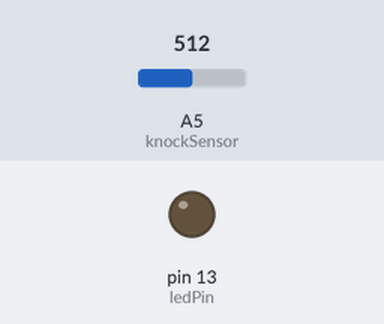
Recording of a sketch running on a simulated Arduino Uno, built with avr-gcc and run on an emulated ATmega328P. Parts: output pins drawn as LEDs (lit = HIGH). Dashed ring = blinking. Inputs (shaded band) come from the test bench; at power-on: A5 (knockSensor) = 512. What the sketch prints to the serial monitor is not drawn.

Above: at 1.2 s.
1.3 s: A5 (knockSensor) set to 547
At 1.55 s:
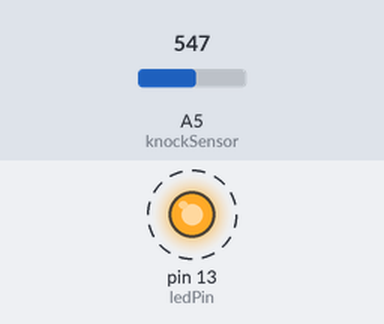
4.3 s: A5 (knockSensor) set to 21
7.3 s: A5 (knockSensor) set to 17
At 7.3 s:
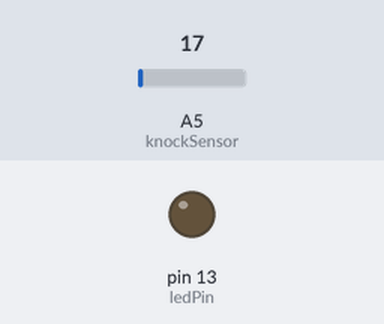
8.8 s: A5 (knockSensor) set to 122
At 9.06 s:
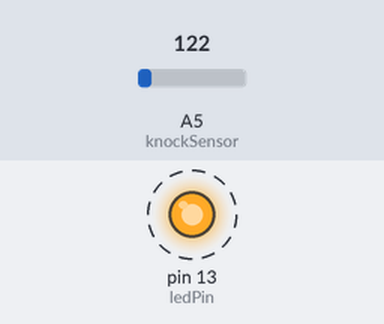
11.8 s: A5 (knockSensor) set to 10
Timing chart, 0 to 14.3 s (numbered marks = the images above; inputs shaded):
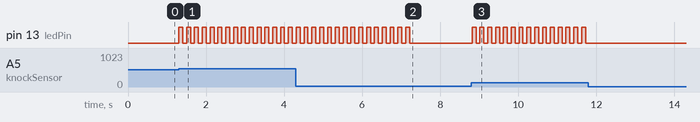

Measured:
- the behaviour switches between 531 and 532 on A5 (knockSensor) (found by bisection; images 0 and 1)
- the behaviour switches between 20 and 19 on A5 (knockSensor) (found by bisection; images 1 and 2)
- after the input at 1.3 s, pin 13 (ledPin): alternates HIGH for 0.10 s and LOW for 0.10 s, starting at once
- after the input at 7.3 s, pin 13 (ledPin): stops changing and stays LOW
- after the input at 8.8 s, pin 13 (ledPin): alternates HIGH for 0.10 s and LOW for 0.10 s, starting at once
- after the input at 11.8 s, pin 13 (ledPin): stops changing and stays LOW

The sketch:

KnockSensor.ino
```cpp
/* Knock Sensor
 * ----------------
 *
 * Program using a Piezo element as if it was a knock sensor.
 *
 * We have to basically listen to an analog pin and detect
 * if the signal goes over a certain threshold. It writes
 * "knock" to the serial port if the Threshold is crossed,
 * and toggles the LED on pin 13.
 *
 * (cleft) 2005 D. Cuartielles for K3
 * edited by Scott Fitzgerald 14 April 2013
 */


int ledPin = 13;
int knockSensor = A5;
byte val = 0;
int statePin = LOW;
int THRESHOLD = 20;

void setup() {
 pinMode(ledPin, OUTPUT);
 pinMode(knockSensor, INPUT);
 Serial.begin(57600);
}


void loop() {
  val = analogRead(knockSensor);

  if (val >= THRESHOLD) {
    Serial.println("val: " + val);
    statePin = !statePin;
    digitalWrite(ledPin, statePin);
    Serial.println("Knock!");
  }
  delay(100);  // we have to make a delay to avoid overloading the serial port
}
```
